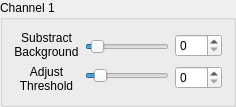
    <widget class="QGroupBox" name="bg_thresh_groupbox">
     <property name="minimumSize">
      <size>
       <width>0</width>
       <height>100</height>
      </size>
     </property>
     <property name="title">
      <string>Channel 1</string>
     </property>
     <layout class="QGridLayout" name="gridLayout_5">
      <item row="4" column="0">
       <widget class="QLabel" name="substract_background">
        <property name="maximumSize">
         <size>
          <width>100</width>
          <height>16777215</height>
         </size>
        </property>
        <property name="text">
         <string>Substract 
Background</string>
        </property>
        <property name="alignment">
         <set>Qt::AlignCenter</set>
        </property>
       </widget>
      </item>
      <item row="5" column="0">
       <widget class="QLabel" name="adjust_threshold">
        <property name="text">
         <string>Adjust 
Threshold</string>
        </property>
        <property name="alignment">
         <set>Qt::AlignCenter</set>
        </property>
       </widget>
      </item>
      <item row="4" column="4" rowspan="2">
       <layout class="QVBoxLayout" name="verticalLayout_2">
        <item>
         <widget class="QSpinBox" name="substract_background_nmbr">
          <property name="maximum">
           <number>70</number>
          </property>
         </widget>
        </item>
        <item>
         <widget class="QSpinBox" name="adjust_threshold_nmbr">
          <property name="maximum">
           <number>250</number>
          </property>
         </widget>
        </item>
       </layout>
      </item>
      <item row="4" column="1" rowspan="2" colspan="2">
       <layout class="QVBoxLayout" name="verticalLayout">
        <property name="sizeConstraint">
         <enum>QLayout::SetNoConstraint</enum>
        </property>
        <item>
         <widget class="QSlider" name="substract_background_sldr">
          <property name="minimum">
           <number>1</number>
          </property>
          <property name="maximum">
           <number>70</number>
          </property>
          <property name="pageStep">
           <number>1</number>
          </property>
          <property name="value">
           <number>6</number>
          </property>
          <property name="orientation">
           <enum>Qt::Horizontal</enum>
          </property>
         </widget>
        </item>
        <item>
         <widget class="QSlider" name="adjust_threshold_sldr">
          <property name="maximum">
           <number>250</number>
          </property>
          <property name="value">
           <number>30</number>
          </property>
          <property name="orientation">
           <enum>Qt::Horizontal</enum>
          </property>
         </widget>
        </item>
       </layout>
      </item>
     </layout>
    </widget>
